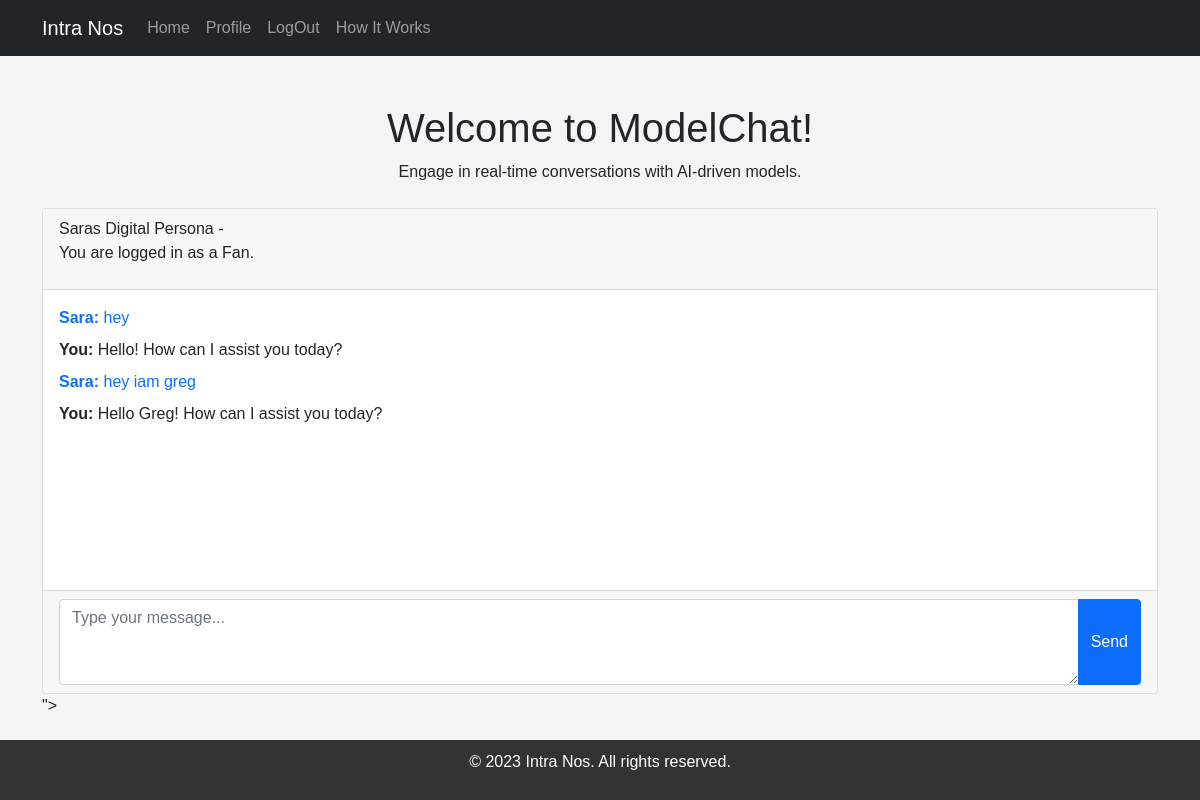
/home/ (signed in), run on the app's committed database.
### chat/models.py (models this page shows)
class ChatMessage(models.Model):
    MESSAGE_TYPE_CHOICES = (
        ('USER', 'User'),
        ('AI', 'AI'),
    )
    sender = models.ForeignKey(CustomUser, on_delete=models.CASCADE, related_name='sent_messages')
    receiver = models.ForeignKey(CustomUser, on_delete=models.CASCADE, related_name='received_messages')
    message_type = models.CharField(max_length=4, choices=MESSAGE_TYPE_CHOICES, default='USER')
    content = models.TextField()
    timestamp = models.DateTimeField(auto_now_add=True)
    is_translated = models.BooleanField(default=False)  # To track if a message was translated
    original_language = models.CharField(max_length=10, blank=True, null=True)  # Store original language code
    conversation = models.ForeignKey(Conversation, on_delete=models.CASCADE, related_name='messages', null=True)

### chat/views.py (the view)
# urls.py: path('home/', views.home, name='home'),
def home(request):
    messages = ChatMessage.objects.filter(Q(sender=request.user) | Q(receiver=request.user)).order_by('timestamp')[:20]
    return render(request, 'chat/home.html', {'messages': messages})

### templates/chat/home.html (shortened to what this page needs)
{% extends "base.html" %}
{% block content %}
<div class="text-center my-4">
    <h1>Welcome to ModelChat!</h1>
    <p>Engage in real-time conversations with AI-driven models.</p>
</div>
<div class="card">
    <div class="card-header">
        Saras Digital Persona -
        {% if user.user_type == "MODEL" %}
        <p>You are logged in as a Model.</p>
        {% elif user.user_type == "FAN" %}
            <p>You are logged in as a Fan.</p>
        {% else %}
            <p>Welcome to the platform!</p>
        {% endif %}
    </div>
    <div class="card-body" id="chat-box" style="height: 300px; overflow-y: scroll;">
        {% for message in messages %}
        {% if message.sender == request.user %}
            <div class="mb-2"><strong>You:</strong> {{ message.content }}</div>
        {% else %}
            <div class="mb-2 text-primary"><strong>Sara:</strong> {{ message.content }}</div>
        {% endif %}
    {% endfor %}
    </div>
    <div class="card-footer">
        <div class="input-group">
            <textarea id="message-input" rows="3" class="form-control" placeholder="Type your message..."></textarea>
            <button id="send-button" class="btn btn-primary">Send</button>
        </div>
    </div>
</div>
<input type="hidden" id="csrf-token" value="{% csrf_token %}">
{% endblock %}

### templates/base.html (style rules this page uses)
body { font-family: 'Arial', sans-serif; margin: 0; padding: 0; background-color: #f4f4f4; }

### data on the page
ChatMessage: content "hey"
ChatMessage: content "Hello! How can I assist you today?"
ChatMessage: content "hey iam greg"
ChatMessage: content "Hello Greg! How can I assist you today?"
